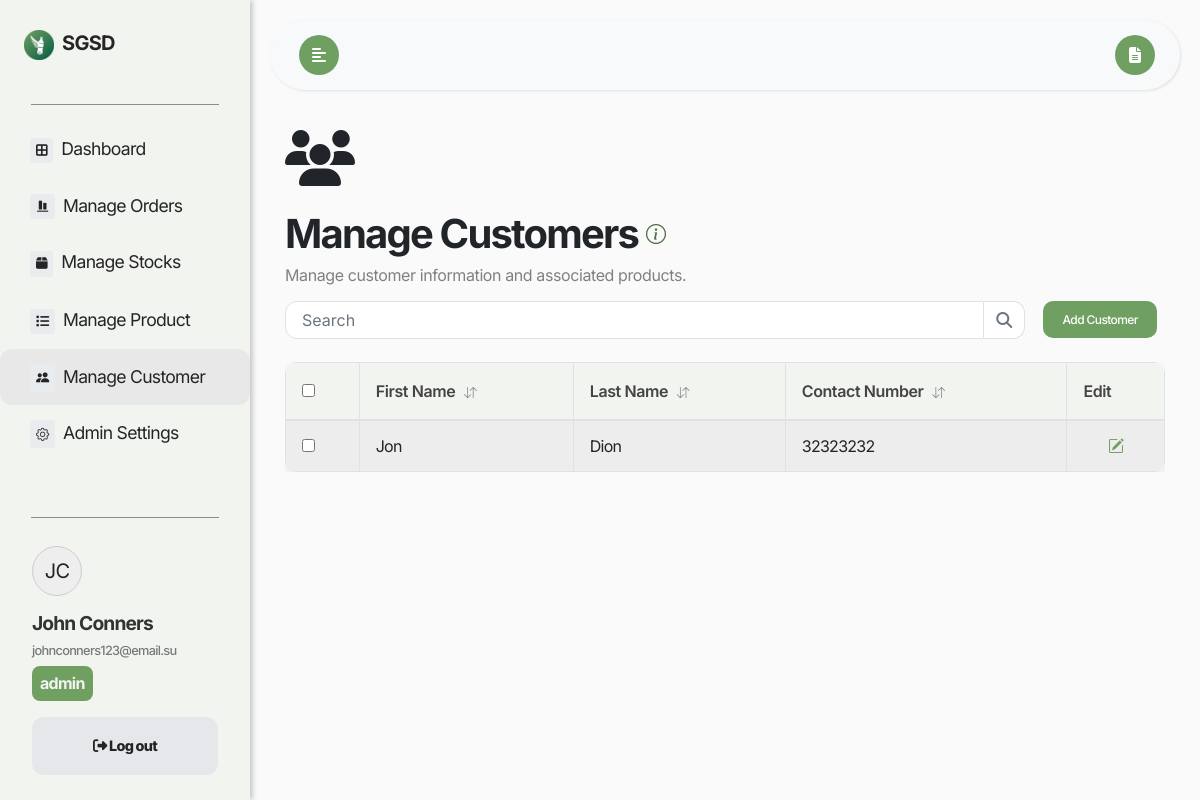
Screenshot of /ManageCustomers/index.php (signed in) with the database file from the repository.
### tables this page shows
CREATE TABLE `users` (
  `User_ID` int(11) NOT NULL,
  `Role` varchar(50) NOT NULL,
  `First_Name` varchar(255) NOT NULL,
  `Last_Name` varchar(255) NOT NULL,
  `Email` varchar(255) DEFAULT NULL,
  `Password_hash` varchar(255) NOT NULL,
  `reset_token_hash` varchar(64) DEFAULT NULL,
  `reset_token_expires_at` datetime DEFAULT NULL,
  `Account_activation_hash` varchar(64) DEFAULT NULL
);

CREATE TABLE `customers` (
  `Customer_ID` int(11) NOT NULL,
  `First_Name` varchar(255) DEFAULT NULL,
  `Last_Name` varchar(255) DEFAULT NULL,
  `Contact_Number` varchar(12) DEFAULT NULL
);

### check_session.php (called while the page is built, shortened)
<?php
require_once('../dbconnect.php');
$user_email = $_SESSION['email'];
$sql = "SELECT User_ID, First_Name, Email, Role FROM Users WHERE Email = ?";
$stmt = $conn->prepare($sql);
$stmt->bind_param("s", $user_email);
$stmt->execute();
$result = $stmt->get_result();
$row = $result->fetch_assoc();
$user_role = $row['Role'];
?>

### ManageCustomers/index.php (the view, shortened to what this page needs)
<?php
include('../check_session.php');
include '../dbconnect.php';
$user_email = $_SESSION['email'];
$query = "SELECT First_Name, Last_Name FROM Users WHERE Email = ?";
$stmt = $conn->prepare($query);
$stmt->bind_param("s", $user_email);
$stmt->execute();
$stmt->bind_result($user_first_name, $user_last_name);
$query = "SELECT * FROM Customers";
$result = $conn->query($query);
?>
<!DOCTYPE html>
<html lang="en">
<head>
    <link rel="stylesheet" href="https://cdn.jsdelivr.net/npm/bootstrap@4.6.0/dist/css/bootstrap.min.css">
    <link rel="stylesheet" href="https://cdnjs.cloudflare.com/ajax/libs/font-awesome/5.15.3/css/all.min.css">
    <link href='https://unpkg.com/boxicons@2.1.4/css/boxicons.min.css' rel='stylesheet'>
    <link rel="stylesheet" href="https://cdn.jsdelivr.net/npm/bootstrap-icons@1.11.3/font/bootstrap-icons.min.css">
    <link rel="stylesheet" href="https://cdnjs.cloudflare.com/ajax/libs/font-awesome/6.2.0/css/all.min.css">
    <link rel="stylesheet" href="https://cdn.jsdelivr.net/npm/bootstrap-icons@1.3.0/font/bootstrap-icons.css">
    <link rel="stylesheet" href="../style/styles.css">
</head>
<body>
<div class="wrapper">
    <nav id="sidebar">
        <div class="sidebar-header mt-4 mb-4">
            <div class="d-flex justify-content-between align-items-center">
                <a class="navbar-brand m-0 p-1" href="#">
                <img src="../logo.png" alt="SGSD Logo" width="30" height="30" class="mr-1"> SGSD
                </a>
            </div>
        </div>
        <hr class="line">
        <ul class="list-unstyled components p-0">
            <li>
                <a href="../Dashboard" class="sidebar-items-a">
                    <i class="fa-solid fa-border-all" style="font-size:13.28px; background-color: #e8ecef; padding: 6px; border-radius: 3px;"></i>
                    <span>&nbsp;Dashboard</span>
                </a>
            </li>
            <?php if ($user_role !== 'driver') :
            ?>
                <li>
                    <a href="../ManageOrders">
                        <i class="bx bxs-objects-vertical-bottom" style="font-size:13.28px; background-color: #e8ecef; padding: 6px; border-radius: 3px;"></i>
                        <span>&nbsp;Manage Orders</span>
                    </a>
                </li>
            <?php endif; ?>
            <?php if ($user_role === 'admin' || $user_role === 'staff') :
            ?>
                <li>
                    <a href="../ManageStocks">
                        <i class="fa-solid fa-box" style="font-size:13.28px; background-color: #e8ecef; padding: 6px; border-radius: 3px;"></i>
                        <span>&nbsp;Manage Stocks</span>
                    </a>
                </li>
                <li>
                    <a href="../ManageProducts">
                        <i class="fa-solid fa-list" style="font-size:13.28px; background-color: #e8ecef; padding: 6px; border-radius: 3px;"></i>
                        <span>&nbsp;Manage Product</span>
                    </a>
                </li>
            <?php endif; ?>
            <?php if ($user_role === 'admin') :
            ?>
                <li class="active">
                    <a href="../ManageCustomers">
                        <i class="bi bi-people-fill" style="font-size:13.28px; background-color: #e8ecef; padding: 6px; border-radius: 3px;"></i>
                        <span>&nbsp;Manage Customer</span>
                    </a>
                </li>
                <li>
                    <a href="../AdminSettings">
                        <i class="bi bi-gear" style="font-size:13.28px; background-color: #e8ecef; padding: 6px; border-radius: 3px;"></i>
                        <span>&nbsp;Admin Settings</span>
                    </a>
                </li>
            <?php endif; ?>
        </ul>
        <div class="sidebar-spacer"></div>
        <hr class="line">
        <ul class="list-unstyled CTAs pt-0 mb-0 sidebar-bottom">
            <li class="sidebar-username pb-2">
                <div class="align-items-center">
                    <div class="profile-initials rounded-circle d-flex align-items-center justify-content-center mb-3" style="width: 50px; height: 50px; border: 1px solid #ccc; background-color: #eee; font-size: 20px;">
                        <?php
                            echo strtoupper(substr($user_first_name, 0, 1) . substr($user_last_name, 0, 1));
                        ?>
                    </div>
                    <div>
                        <h1 class="mb-2"><?php echo htmlspecialchars($user_first_name . ' ' . $user_last_name); ?></h1>
                        <h2><?php echo htmlspecialchars($user_email); ?></h2>
                        <h5 style="font-size: 1em; background-color: #6fa062; color: #F2f2f2; font-weight: 700; padding: 8px; border-radius: 8px; width: fit-content;"><?php echo htmlspecialchars($user_role); ?></h5>
                    </div>
                </div>
            </li>
            <li>
<a href="" class="logout" onclick="document.getElementById('logoutForm').submit();">
    <i class="fa-solid fa-sign-out-alt"></i>
    <span>Log out</span>
</a>
            </li>
        </ul>
    </nav>
    <div id="content">
        <nav class="navbar navbar-expand-lg navbar-light bg-light" id="mainNavbar">
            <div class="container-fluid">
                <button type="button" id="sidebarCollapse" class="btn btn-info ml-1" data-toggle="tooltip" data-placement="bottom" title="Toggle Sidebar">
                    <i class="fas fa-align-left"></i>
                </button>
                <button class="btn btn-dark d-inline-block ml-auto" type="button" id="manualButton" data-toggle="tooltip" data-placement="bottom" title="View Manual">
                    <i class="fas fa-file-alt"></i>
                </button>
            </div>
        </nav>
        <div class="container mt-4">
            <div class="pb-4">
                <i class="fa-solid fa-users" style="font-size:56px;"></i>
            </div>
            <div class="d-flex align-items-center">
                <h3 style="font-size: 40px; letter-spacing: -0.045em;">
                    <b>Manage Customers</b>
                </h3>
                <i class="bi bi-info-circle pl-2 pb-2" style="font-size: 20px; color:rgb(74, 109, 65); font-weight: bold;" data-toggle="tooltip" data-placement="top" title="Add and edit customer details, including their associated products and contact information."></i>
            </div>
            <h4 class="mb-2" style="color: gray; font-size: 16px;">Manage customer information and associated products.</h4>
            <div class="d-flex align-items-center justify-content-between mb-3">
                <div class="input-group m-0" style="width: 100%;">
                    <div class="search-container">
                        <input type="search" class="form-control search-input-main" placeholder="Search" aria-label="Search" id="searchInput" onkeyup="searchTable()">
                        <button class="btn btn-outline-secondary search-btn-main" type="button" id="search">
                            <i class="fa fa-search"></i>
                        </button>
                    </div>
                </div>
                <?php if ($user_role === 'admin') : ?>
                    <button class="btn custom-btn m-2" data-bs-toggle="modal" data-bs-target="#addCustomerModal" style="width: auto;">Add Customer</button>
                <?php endif; ?>
            </div>
            <div style="max-height: 500px; overflow-y: auto;">
            <div class="table-responsive d-none d-md-block">
                <table class="table table-striped table-bordered" id="customersTable">
                    <thead>
                        <tr>
                            <th onclick="sortTable(0)">First Name <i class="bi bi-arrow-down-up"></i></th>
                            <th onclick="sortTable(1)">Last Name <i class="bi bi-arrow-down-up"></i></th>
                            <th onclick="sortTable(2)">Contact Number <i class="bi bi-arrow-down-up"></i></th>
                            <th>Edit</th>
                        </tr>
                    </thead>
                    <tbody>
                        <?php if (mysqli_num_rows($result) > 0): ?>
                            <?php while ($row = mysqli_fetch_assoc($result)): ?>
                                <tr data-customer-id="<?php echo htmlspecialchars($row['Customer_ID']); ?>">
                                    <td><?php echo htmlspecialchars($row['First_Name']); ?></td>
                                    <td><?php echo htmlspecialchars($row['Last_Name']); ?></td>
                                    <td><?php echo htmlspecialchars($row['Contact_Number']); ?></td>
                                    <td class="text-center">
                                        <a href="#" data-bs-toggle="modal" data-bs-target="#editCustomerModal"
                                           data-customer-id="<?php echo htmlspecialchars($row['Customer_ID']); ?>"
                                           data-first-name="<?php echo htmlspecialchars($row['First_Name']); ?>"
                                           data-last-name="<?php echo htmlspecialchars($row['Last_Name']); ?>"
                                           data-contact-number="<?php echo htmlspecialchars($row['Contact_Number']); ?>">
                                            <i class="bi bi-pencil-square"></i>
                                        </a>
                                    </td>
                                </tr>
                            <?php endwhile; ?>
                        <?php else: ?>
                            <tr>
                                <td colspan="6" class="text-center">No customers found.</td>
                            </tr>
                        <?php endif; ?>
                    </tbody>
                </table>
            </div>
            </div>
        </div>
    </div>

### style/styles.css (style rules this page uses)
a.logout { display: flex; justify-content: center; align-items: center; text-align: center; width: 186px; font-weight: 800; border-radius: 12px !important; padding: 18px !important; background: #e5e7eb; color: #242424; margin: 0 auto; }
#sidebar { display: flex; flex-direction: column; min-height: 100vh; overflow-y: auto; overflow-x: hidden; }
.sidebar-spacer { flex-grow: 1; }
.sidebar-bottom { margin-top: auto; }
#searchInput { border-top-left-radius: 12px; border-bottom-left-radius: 12px; }
#search { border-top-right-radius: 12px; border-bottom-right-radius: 12px; }
.input-group .form-control { border-radius: 10px 0 0 10px; border: 1px solid #dee2e6; padding: 0.6rem 1rem; transition: all 0.3s; }
.input-group .btn-outline-secondary { border-radius: 0 10px 10px 0; border: 1px solid #dee2e6; border-left: none; background-color: #fff; color: #6c757d; transition: all 0.3s; }
.search-container { display: flex; flex: 1; margin-right: 10px; }
.search-input-main { border-top-right-radius: 0; border-bottom-right-radius: 0; }
.search-btn-main { border-top-left-radius: 0; border-bottom-left-radius: 0; }
.form-control { border-radius: 10px; padding: 0.75rem 1rem; border: 1px solid #ced4da; transition: all 0.3s ease; }

### rows the page displays
users: First_Name+Last_Name "JC", First_Name+Last_Name "John Conners", Role "admin"
customers: First_Name "Jon", Last_Name "Dion", Contact_Number "32323232"

### other values shown
$user_email "johnconners123@email.su"
